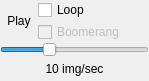
<?xml version="1.0" encoding="UTF-8"?>
<ui version="4.0">
 <class>udg::QCINEControllerBase</class>
 <widget class="QWidget" name="udg::QCINEControllerBase">
  <property name="geometry">
   <rect>
    <x>0</x>
    <y>0</y>
    <width>149</width>
    <height>81</height>
   </rect>
  </property>
  <property name="windowTitle">
   <string>Form</string>
  </property>
  <layout class="QVBoxLayout">
   <property name="spacing">
    <number>0</number>
   </property>
   <property name="margin">
    <number>0</number>
   </property>
   <item>
    <layout class="QHBoxLayout">
     <property name="spacing">
      <number>0</number>
     </property>
     <property name="margin">
      <number>0</number>
     </property>
     <item>
      <widget class="QToolButton" name="m_playToolButton">
       <property name="text">
        <string>Play</string>
       </property>
       <property name="icon">
        <iconset resource="../main/main.qrc">
         <normaloff>:/images/icons/media-playback-start.svg</normaloff>:/images/icons/media-playback-start.svg</iconset>
       </property>
       <property name="iconSize">
        <size>
         <width>32</width>
         <height>32</height>
        </size>
       </property>
       <property name="toolButtonStyle">
        <enum>Qt::ToolButtonIconOnly</enum>
       </property>
       <property name="autoRaise">
        <bool>true</bool>
       </property>
      </widget>
     </item>
     <item>
      <layout class="QVBoxLayout">
       <property name="spacing">
        <number>2</number>
       </property>
       <property name="margin">
        <number>0</number>
       </property>
       <item>
        <widget class="QCheckBox" name="m_loopCheckBox">
         <property name="text">
          <string>Loop</string>
         </property>
         <property name="icon">
          <iconset resource="../main/main.qrc">
           <normaloff>:/images/icons/media-playlist-repeat.svg</normaloff>:/images/icons/media-playlist-repeat.svg</iconset>
         </property>
        </widget>
       </item>
       <item>
        <widget class="QCheckBox" name="m_boomerangCheckBox">
         <property name="enabled">
          <bool>false</bool>
         </property>
         <property name="text">
          <string>Boomerang</string>
         </property>
         <property name="icon">
          <iconset resource="../main/main.qrc">
           <normaloff>:/images/icons/media-playlist-boomerang.svg</normaloff>:/images/icons/media-playlist-boomerang.svg</iconset>
         </property>
        </widget>
       </item>
      </layout>
     </item>
    </layout>
   </item>
   <item>
    <widget class="QSlider" name="m_velocityControl">
     <property name="sizePolicy">
      <sizepolicy hsizetype="Minimum" vsizetype="Fixed">
       <horstretch>0</horstretch>
       <verstretch>0</verstretch>
      </sizepolicy>
     </property>
     <property name="minimum">
      <number>1</number>
     </property>
     <property name="maximum">
      <number>30</number>
     </property>
     <property name="pageStep">
      <number>1</number>
     </property>
     <property name="value">
      <number>10</number>
     </property>
     <property name="sliderPosition">
      <number>10</number>
     </property>
     <property name="orientation">
      <enum>Qt::Horizontal</enum>
     </property>
    </widget>
   </item>
   <item>
    <widget class="QLabel" name="m_velocityLabel">
     <property name="sizePolicy">
      <sizepolicy hsizetype="Minimum" vsizetype="Preferred">
       <horstretch>0</horstretch>
       <verstretch>0</verstretch>
      </sizepolicy>
     </property>
     <property name="text">
      <string>10 img/sec</string>
     </property>
     <property name="alignment">
      <set>Qt::AlignCenter</set>
     </property>
    </widget>
   </item>
  </layout>
 </widget>
 <resources>
  <include location="../main/main.qrc"/>
  <include location="../main/main.qrc"/>
 </resources>
 <connections/>
</ui>
